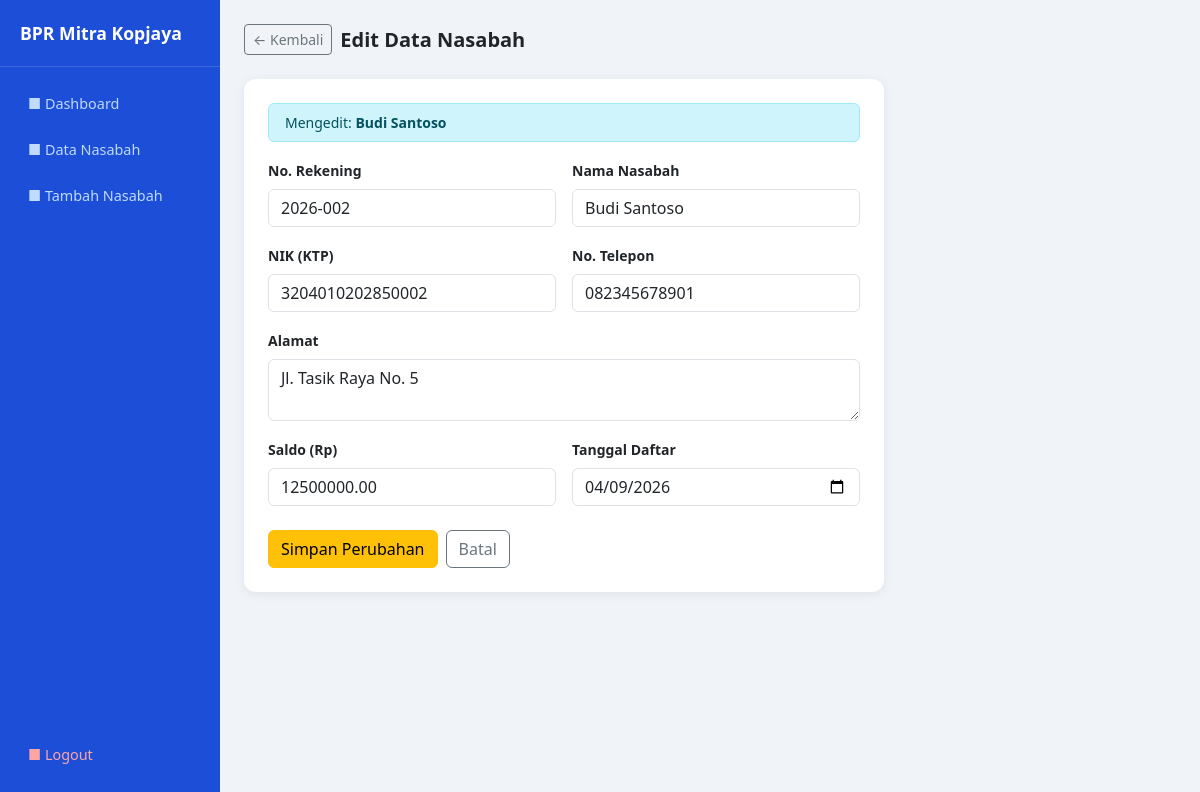
The page /edit.php?id=2 (signed in) on the database its author committed.
### tables this page shows
CREATE TABLE IF NOT EXISTS nasabah (
    id              INT PRIMARY KEY AUTO_INCREMENT,
    no_rekening     VARCHAR(20)    NOT NULL UNIQUE,  
    nama_nasabah    VARCHAR(100)   NOT NULL,         
    nik             VARCHAR(20)    NOT NULL,         
    alamat          TEXT,                            
    no_telepon      VARCHAR(15),                     
    tanggal_daftar  DATE           DEFAULT (CURRENT_DATE),  
    saldo           DECIMAL(15,2)  DEFAULT 0.00      
);

### edit.php (the view, shortened to what this page needs)
<?php
require "koneksi.php";
$id = (int)($_GET['id'] ?? 0);
$row = mysqli_fetch_assoc(mysqli_query($conn, "SELECT * FROM nasabah WHERE id=$id"));
?>
<!DOCTYPE html>
<html lang="id">
<head>
  <link href="https://cdn.jsdelivr.net/npm/bootstrap@5.3.0/dist/css/bootstrap.min.css" rel="stylesheet">
</head>
<body>
  <div class="sidebar">
    <div class="brand">BPR Mitra Kopjaya</div>
    <nav class="mt-3">
      <a href="dashboard.php">&#9632; Dashboard</a>
      <a href="data_nasabah.php" class="active">&#9632; Data Nasabah</a>
      <a href="tambah.php">&#9632; Tambah Nasabah</a>
      <a href="logout.php" style="position:absolute; bottom:20px; left:0; right:0; color:#fca5a5;">&#9632; Logout</a>
    </nav>
  </div>
  <div class="main-content">
    <div class="d-flex align-items-center gap-2 mb-4">
      <a href="data_nasabah.php" class="btn btn-sm btn-outline-secondary">&larr; Kembali</a>
      <h5 class="fw-bold mb-0">Edit Data Nasabah</h5>
    </div>
    <div class="card p-4" style="max-width:640px;">
      <div class="alert alert-info small py-2 mb-3">Mengedit: <strong><?= htmlspecialchars($row['nama_nasabah']) ?></strong></div>
      <form method="POST">
        <div class="row g-3">
          <div class="col-md-6">
            <label class="form-label small fw-semibold">No. Rekening</label>
            <input type="text" name="no_rekening" class="form-control" value="<?= htmlspecialchars($row['no_rekening']) ?>" required>
          </div>
          <div class="col-md-6">
            <label class="form-label small fw-semibold">Nama Nasabah</label>
            <input type="text" name="nama_nasabah" class="form-control" value="<?= htmlspecialchars($row['nama_nasabah']) ?>" required>
          </div>
          <div class="col-md-6">
            <label class="form-label small fw-semibold">NIK (KTP)</label>
            <input type="text" name="nik" class="form-control" value="<?= htmlspecialchars($row['nik']) ?>" maxlength="16">
          </div>
          <div class="col-md-6">
            <label class="form-label small fw-semibold">No. Telepon</label>
            <input type="text" name="no_telepon" class="form-control" value="<?= htmlspecialchars($row['no_telepon']) ?>">
          </div>
          <div class="col-12">
            <label class="form-label small fw-semibold">Alamat</label>
            <textarea name="alamat" class="form-control" rows="2"><?= htmlspecialchars($row['alamat']) ?></textarea>
          </div>
          <div class="col-md-6">
            <label class="form-label small fw-semibold">Saldo (Rp)</label>
            <input type="number" name="saldo" class="form-control" value="<?= $row['saldo'] ?>" min="0">
          </div>
          <div class="col-md-6">
            <label class="form-label small fw-semibold">Tanggal Daftar</label>
            <input type="date" name="tanggal_daftar" class="form-control" value="<?= $row['tanggal_daftar'] ?>">
          </div>
        </div>
        <div class="mt-4 d-flex gap-2">
          <button type="submit" name="update" class="btn btn-warning">Simpan Perubahan</button>
          <a href="data_nasabah.php" class="btn btn-outline-secondary">Batal</a>
        </div>
      </form>
    </div>
  </div>
</body>
</html>

### edit.php (style rules this page uses)
body { background: #f0f4f8; }
.sidebar { background: #1d4ed8; min-height: 100vh; width: 220px; position: fixed; }
.sidebar a { color: #bfdbfe; text-decoration: none; display: block; padding: 10px 20px; border-radius: 8px; margin: 4px 8px; font-size: 0.9rem; }
.main-content { margin-left: 220px; padding: 24px; }
.card { border: none; border-radius: 12px; box-shadow: 0 2px 12px rgba(0,0,0,0.07); }
.brand { color: #fff; font-weight: 700; font-size: 1.1rem; padding: 20px; border-bottom: 1px solid rgba(255,255,255,0.15); }

### rows shown on the page
nasabah: nama_nasabah "Budi Santoso", no_rekening "2026-002", nik "3204010202850002", no_telepon "082345678901", alamat "Jl. Tasik Raya No. 5", saldo "12500000.00", tanggal_daftar "04/09/2026"
